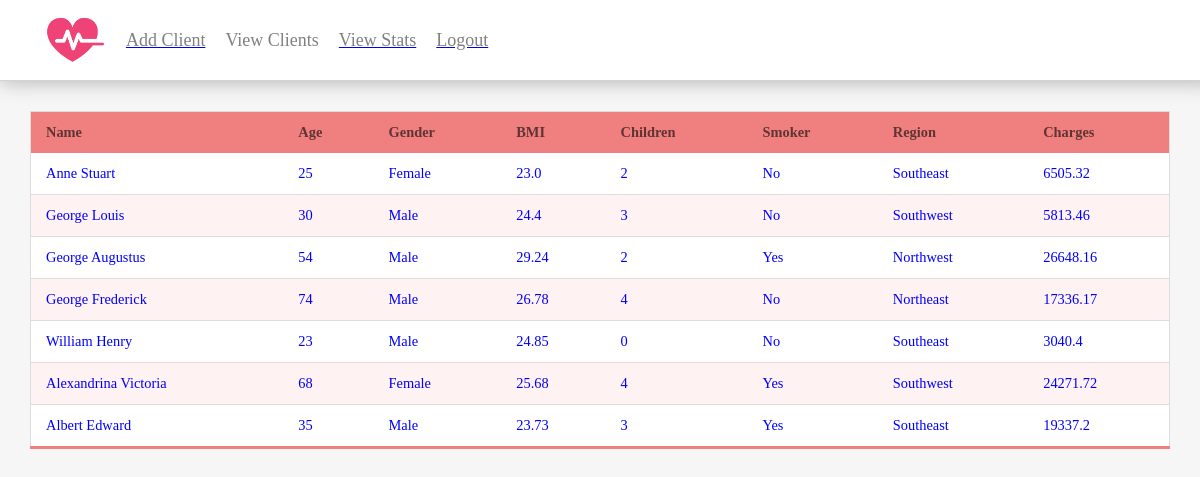
The app's page /clients with its own data.
### app.py (models this page shows)
class Client(db.Model):
    id = db.Column(db.Integer, primary_key=True)
    name = db.Column(db.String(80), nullable=False)
    age = db.Column(db.Integer, nullable=False)
    sex = db.Column(db.String(6), nullable=False)
    bmi = db.Column(db.Float(), nullable=False)
    children = db.Column(db.Integer, nullable=False)
    smoker = db.Column(db.String(3), nullable=False)
    region = db.Column(db.String(9), nullable=False)
    charges = db.Column(db.Float())

### app.py (the view)
@app.route('/clients',methods=['GET'])
def Table():
    clients = Client.query.all()
    output = []
    for client in clients:
        client_data = {}
        client_data['name'] = client.name
        client_data['age'] = client.age
        client_data['sex'] = client.sex
        client_data['bmi'] = client.bmi
        client_data['children'] = client.children
        client_data['smoker'] = client.smoker
        client_data['region'] = client.region
        client_data['charges'] = client.charges
        output.append(client_data)
    return render_template('table.html', clients=output)

### templates/table.html (shortened to what this page needs)
<!DOCTYPE html>
<html lang="en">
<head>
    <link rel= "stylesheet" type= "text/css" href= "{{ url_for('static',filename='styles/style.css') }}">
</head>
<body>
    <div class="container" style="color:blue">
        <div class="header">
            <div class="header__logo">
                <img class="header__logoImage" src="../static/logo.png" alt="logo" />
            </div>
            <a href="home">
                <div class="header__item">Add Client</div>
            </a>
            <div class="header__item">View Clients</div>
            <a href="stats">
                <div class="header__item">View Stats</div>
            </a>
            <a href="login">
                <div class="header__item">Logout</div>
            </a>
        </div>
        <div class="main">
            <div class="tableContainer">
                <table id="table" class="table">
                    <thead>
                        <tr>
                            <th>Name</th>
                            <th>Age</th>
                            <th>Gender</th>
                            <th>BMI</th>
                            <th>Children</th>
                            <th>Smoker</th>
                            <th>Region</th>
                            <th>Charges</th>
                        </tr>
                    </thead>
                    <tbody>
                        {% for client in clients %}
                        <tr>
                            <td>{{client.name}}</td>
                            <td>{{client.age}}</td>
                            <td>{{client.sex}}</td>
                            <td>{{client.bmi}}</td>
                            <td>{{client.children}}</td>
                            <td>{{client.smoker}}</td>
                            <td>{{client.region}}</td>
                            <td>{{client.charges}}</td>
                        </tr>
                        {% endfor %}
                    </tbody>
                </table>
            </div>
        </div>
    </div>
</body>
</html>

### static/styles/style.css (style rules this page uses)
body { background-color: rgb(211, 211, 211, 0.2); margin: 0px; padding: 0px; width: 100vw; }
.header { border-bottom: 1px solid lightgray; width: 100vw; height: 80px; padding-left: 20px; display: flex; align-items: center; box-shadow: 0px 0px 20px rgba(0, 0, 0, 0.3); background-color: white; }
.header__item { margin-left: 20px; color: gray; font-size: 18px; font-weight: 300; }
.header__logo { display: flex; align-items: center; padding-left: 25px; }
.header__logoImage { height: 50px; width: auto; }
.main { padding: 30px; }
.table { border-collapse: collapse; border: 1px solid #ddd; margin-top: 0; margin-right: 25px; font-size: 0.9rem; min-width: 400px; box-shadow: 0 0 20px rgba(0, 0, 0, 0.3); background-color: white; width: 100%; }
.table thead tr { background-color: rgb(240, 128, 128); color: rgba(0, 0, 0, 0.6); text-align: left; }
.table th, .table td { padding: 12px 15px; }
.table tbody tr { border-bottom: thin solid #ddd; }
.table tbody tr:nth-of-type(even) { background-color: rgba(240, 128, 128, 0.1); }
.table tbody tr:last-of-type { border-bottom: 3px solid rgb(240, 128, 128); }
.tableContainer { max-height: 80vh; overflow-y: scroll; flex: 0.7; }

### records on screen
Client: name "Anne Stuart", age "25", sex "Female", bmi "23.0", children "2", smoker "No", region "Southeast", charges "6505.32"
Client: name "George Louis", age "30", sex "Male", bmi "24.4", children "3", smoker "No", region "Southwest", charges "5813.46"
Client: name "George Augustus", age "54", sex "Male", bmi "29.24", children "2", smoker "Yes", region "Northwest", charges "26648.16"
Client: name "George Frederick", age "74", sex "Male", bmi "26.78", children "4", smoker "No", region "Northeast", charges "17336.17"
Client: name "William Henry", age "23", sex "Male", bmi "24.85", children "0", smoker "No", region "Southeast", charges "3040.4"
Client: name "Alexandrina Victoria", age "68", sex "Female", bmi "25.68", children "4", smoker "Yes", region "Southwest", charges "24271.72"
Client: name "Albert Edward", age "35", sex "Male", bmi "23.73", children "3", smoker "Yes", region "Southeast", charges "19337.2"
